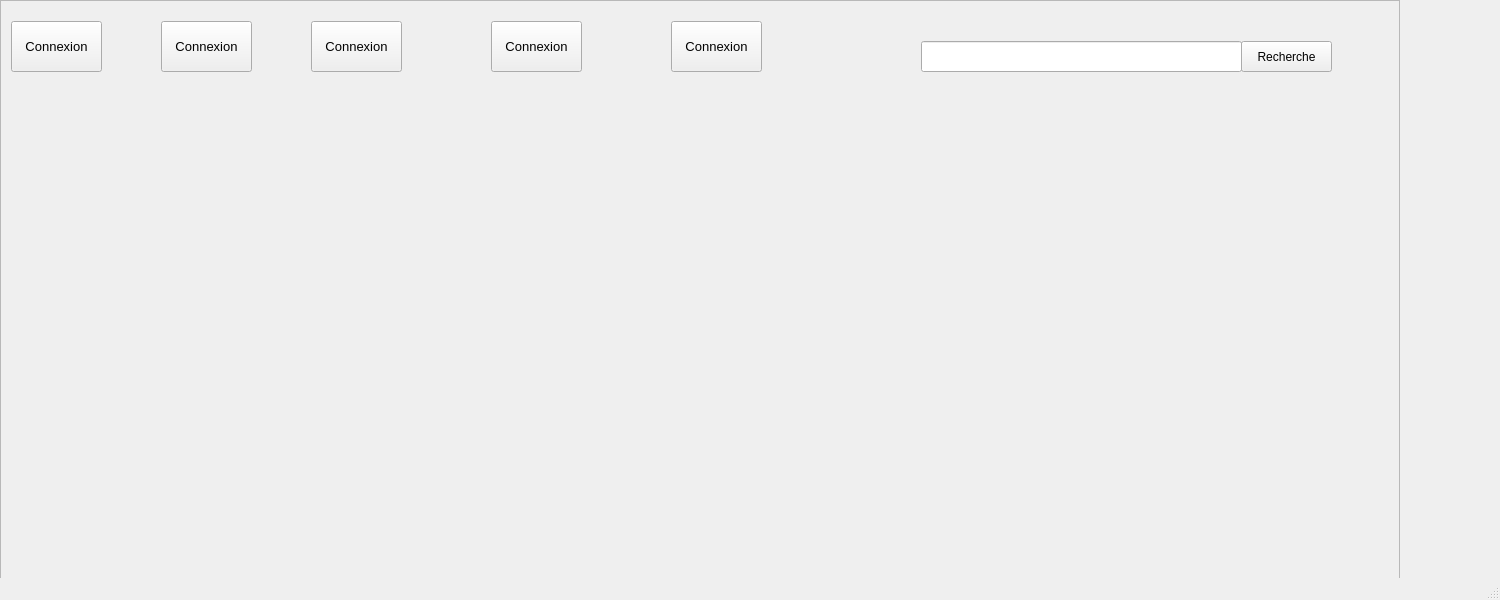
<?xml version="1.0" encoding="UTF-8"?>
<ui version="4.0">
 <class>MainWindow</class>
 <widget class="QMainWindow" name="MainWindow">
  <property name="geometry">
   <rect>
    <x>0</x>
    <y>0</y>
    <width>1500</width>
    <height>600</height>
   </rect>
  </property>
  <property name="windowTitle">
   <string>MainWindow</string>
  </property>
  <widget class="QWidget" name="centralwidget">
   <widget class="QScrollArea" name="scrollArea">
    <property name="geometry">
     <rect>
      <x>0</x>
      <y>0</y>
      <width>1400</width>
      <height>600</height>
     </rect>
    </property>
    <property name="widgetResizable">
     <bool>true</bool>
    </property>
    <widget class="QWidget" name="scrollAreaWidgetContents">
     <property name="geometry">
      <rect>
       <x>0</x>
       <y>0</y>
       <width>1398</width>
       <height>598</height>
      </rect>
     </property>
     <widget class="QPushButton" name="pushButton_19">
      <property name="geometry">
       <rect>
        <x>10</x>
        <y>20</y>
        <width>91</width>
        <height>51</height>
       </rect>
      </property>
      <property name="font">
       <font>
        <pointsize>10</pointsize>
       </font>
      </property>
      <property name="text">
       <string>Connexion</string>
      </property>
      <property name="icon">
       <iconset>
        <normaloff>icons/png/login__006.png</normaloff>icons/png/login__006.png</iconset>
      </property>
      <property name="iconSize">
       <size>
        <width>27</width>
        <height>47</height>
       </size>
      </property>
     </widget>
     <widget class="QPushButton" name="pushButton_20">
      <property name="geometry">
       <rect>
        <x>1240</x>
        <y>40</y>
        <width>91</width>
        <height>31</height>
       </rect>
      </property>
      <property name="text">
       <string>Recherche</string>
      </property>
     </widget>
     <widget class="QPushButton" name="pushButton_21">
      <property name="geometry">
       <rect>
        <x>160</x>
        <y>20</y>
        <width>91</width>
        <height>51</height>
       </rect>
      </property>
      <property name="font">
       <font>
        <pointsize>10</pointsize>
       </font>
      </property>
      <property name="text">
       <string>Connexion</string>
      </property>
      <property name="icon">
       <iconset>
        <normaloff>icons/png/login__006.png</normaloff>icons/png/login__006.png</iconset>
      </property>
      <property name="iconSize">
       <size>
        <width>27</width>
        <height>47</height>
       </size>
      </property>
     </widget>
     <widget class="QPushButton" name="pushButton_22">
      <property name="geometry">
       <rect>
        <x>310</x>
        <y>20</y>
        <width>91</width>
        <height>51</height>
       </rect>
      </property>
      <property name="font">
       <font>
        <pointsize>10</pointsize>
       </font>
      </property>
      <property name="text">
       <string>Connexion</string>
      </property>
      <property name="icon">
       <iconset>
        <normaloff>icons/png/login__006.png</normaloff>icons/png/login__006.png</iconset>
      </property>
      <property name="iconSize">
       <size>
        <width>27</width>
        <height>47</height>
       </size>
      </property>
     </widget>
     <widget class="QPushButton" name="pushButton_23">
      <property name="geometry">
       <rect>
        <x>490</x>
        <y>20</y>
        <width>91</width>
        <height>51</height>
       </rect>
      </property>
      <property name="font">
       <font>
        <pointsize>10</pointsize>
       </font>
      </property>
      <property name="text">
       <string>Connexion</string>
      </property>
      <property name="icon">
       <iconset>
        <normaloff>icons/png/login__006.png</normaloff>icons/png/login__006.png</iconset>
      </property>
      <property name="iconSize">
       <size>
        <width>27</width>
        <height>47</height>
       </size>
      </property>
     </widget>
     <widget class="QLineEdit" name="lineEdit_16">
      <property name="geometry">
       <rect>
        <x>920</x>
        <y>40</y>
        <width>321</width>
        <height>31</height>
       </rect>
      </property>
     </widget>
     <widget class="QPushButton" name="pushButton_24">
      <property name="geometry">
       <rect>
        <x>670</x>
        <y>20</y>
        <width>91</width>
        <height>51</height>
       </rect>
      </property>
      <property name="font">
       <font>
        <pointsize>10</pointsize>
       </font>
      </property>
      <property name="text">
       <string>Connexion</string>
      </property>
      <property name="icon">
       <iconset>
        <normaloff>icons/png/login__006.png</normaloff>icons/png/login__006.png</iconset>
      </property>
      <property name="iconSize">
       <size>
        <width>27</width>
        <height>47</height>
       </size>
      </property>
     </widget>
    </widget>
   </widget>
  </widget>
  <widget class="QMenuBar" name="menubar">
   <property name="geometry">
    <rect>
     <x>0</x>
     <y>0</y>
     <width>1500</width>
     <height>22</height>
    </rect>
   </property>
  </widget>
  <widget class="QStatusBar" name="statusbar"/>
 </widget>
 <resources/>
 <connections/>
</ui>
